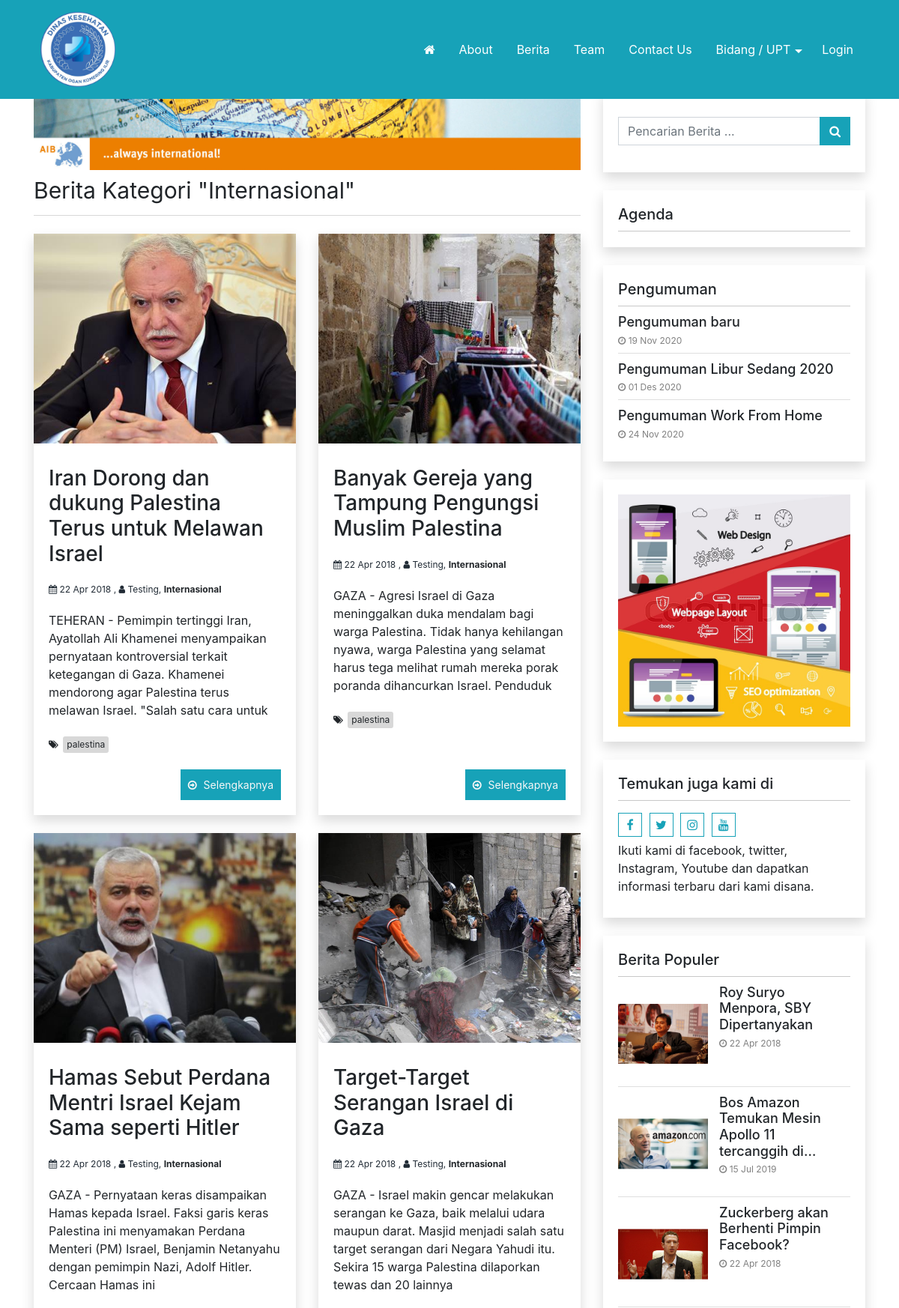
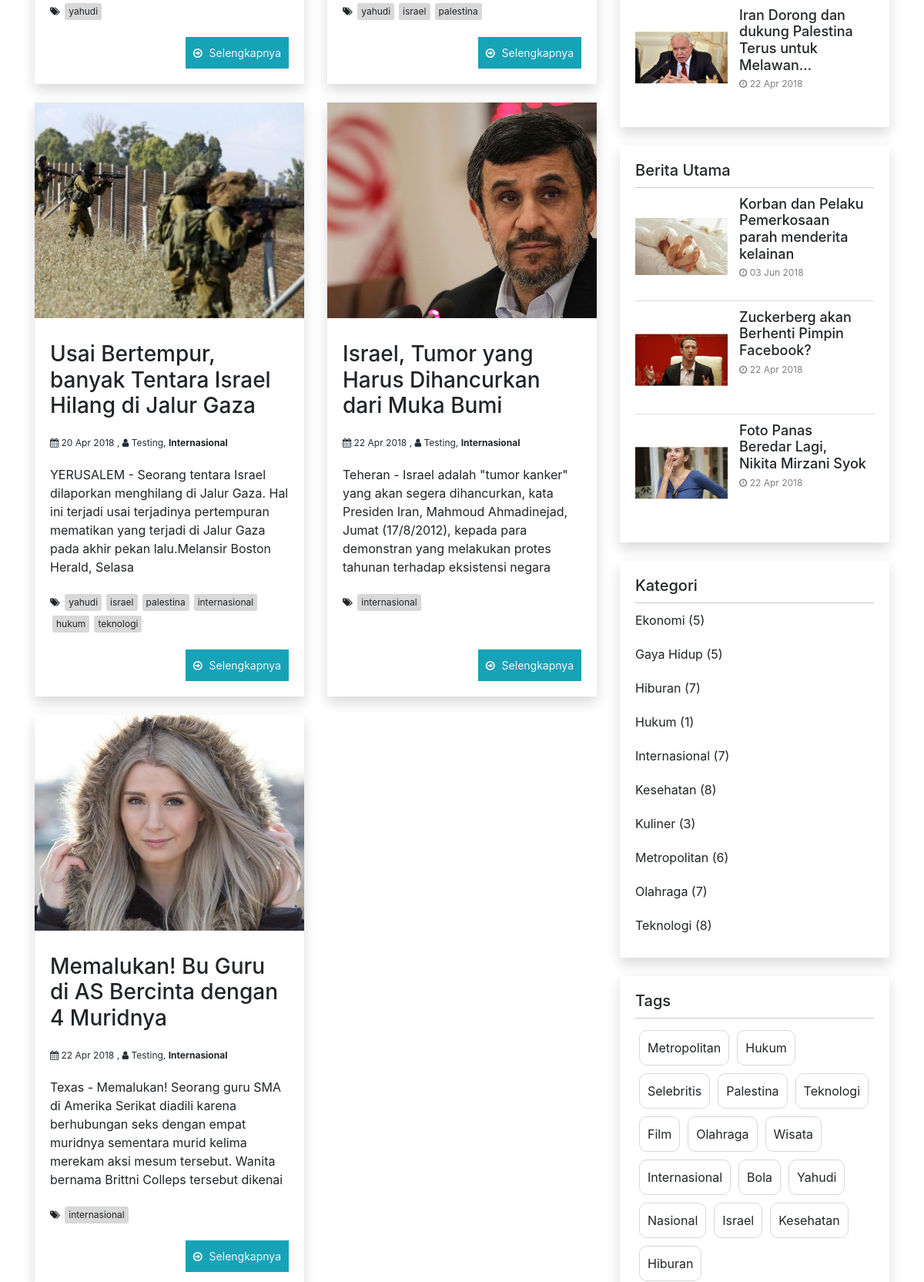
Screenshot of /kategori/detail/internasional (upper part) with the database file from the repository (2 pictures, top to bottom).
### tables this page shows
CREATE TABLE `logo` (
  `id_logo` int(5) NOT NULL,
  `gambar` varchar(100) NOT NULL
);

CREATE TABLE `kategori` (
  `id_kategori` int(5) NOT NULL,
  `nama_kategori` varchar(50) NOT NULL,
  `username` varchar(50) NOT NULL,
  `kategori_seo` varchar(100) NOT NULL,
  `aktif` enum('Y','N') NOT NULL DEFAULT 'Y',
  `sidebar` int(10) NOT NULL,
  `gambar_utama` text NOT NULL
);

CREATE TABLE `berita` (
  `id_berita` int(5) NOT NULL,
  `id_kategori` int(5) NOT NULL,
  `username` varchar(30) NOT NULL,
  `judul` varchar(100) NOT NULL,
  `sub_judul` varchar(255) NOT NULL,
  `youtube` varchar(100) NOT NULL,
  `judul_seo` text NOT NULL,
  `headline` enum('Y','N') NOT NULL DEFAULT 'Y',
  `aktif` enum('Y','N') NOT NULL DEFAULT 'N',
  `utama` enum('Y','N') NOT NULL DEFAULT 'Y',
  `isi_berita` longtext NOT NULL,
  `keterangan_gambar` text NOT NULL,
  `hari` varchar(20) NOT NULL,
  `tanggal` date NOT NULL,
  `jam` time NOT NULL,
  `gambar` varchar(100) NOT NULL,
  `dibaca` int(5) NOT NULL DEFAULT 1,
  `tag` varchar(100) NOT NULL,
  `status` enum('Y','N') NOT NULL DEFAULT 'Y'
);

CREATE TABLE `users` (
  `username` varchar(50) NOT NULL,
  `password` varchar(255) NOT NULL,
  `nama_lengkap` varchar(100) NOT NULL,
  `email` varchar(100) NOT NULL,
  `no_telp` varchar(20) NOT NULL,
  `foto` varchar(100) NOT NULL,
  `level` varchar(20) NOT NULL DEFAULT 'user',
  `blokir` enum('Y','N') NOT NULL DEFAULT 'N',
  `id_session` varchar(255) NOT NULL
);

CREATE TABLE `tbl_nicepage_pengumuman` (
  `username` varchar(50) DEFAULT NULL,
  `id_pengumuman` int(5) NOT NULL,
  `judul_seo` varchar(255) DEFAULT NULL,
  `judul` varchar(255) DEFAULT NULL,
  `gambar` varchar(255) DEFAULT NULL,
  `deskripsi` text DEFAULT NULL,
  `dibaca` int(10) DEFAULT NULL,
  `tanggal` date DEFAULT NULL
);

CREATE TABLE `pasangiklan` (
  `id_pasangiklan` int(5) NOT NULL,
  `judul` varchar(100) NOT NULL,
  `username` varchar(50) NOT NULL,
  `url` varchar(100) NOT NULL,
  `source` text NOT NULL,
  `gambar` varchar(100) NOT NULL,
  `tgl_posting` date NOT NULL
);

CREATE TABLE `identitas` (
  `id_identitas` int(5) NOT NULL,
  `nama_website` varchar(100) NOT NULL,
  `email` varchar(100) NOT NULL,
  `url` varchar(100) NOT NULL,
  `facebook` text NOT NULL,
  `rekening` varchar(100) NOT NULL,
  `no_telp` varchar(20) NOT NULL,
  `meta_deskripsi` varchar(250) NOT NULL,
  `meta_keyword` varchar(250) NOT NULL,
  `favicon` varchar(50) NOT NULL,
  `maps` text NOT NULL
);

CREATE TABLE `tag` (
  `id_tag` int(5) NOT NULL,
  `nama_tag` varchar(100) NOT NULL,
  `username` varchar(50) NOT NULL,
  `tag_seo` varchar(100) NOT NULL,
  `count` int(5) NOT NULL
);

### application/views/nicepage/detailkategori.php (the view, shortened to what the rows shown need)
<?php
$base_path = FCPATH;
?>
<div class="post-head mb-4">
	Berita Kategori "<?php echo "$rows[nama_kategori]"; ?>"
</div>
		<div class="row">
			<?php
			  foreach ($beritakategori->result_array() as $r) {
				  $isi_berita =(strip_tags($r['isi_berita']));
				  $isi = substr($isi_berita,0,220);
				  $isi = substr($isi_berita,0,strrpos($isi," "));
				  $judul = $r['judul'];
				  $img_src = base_url()."asset/foto_berita/no-image.jpg";
				  if ($r['gambar'] !== '' &&  file_exists( $base_path ."asset/foto_berita/".($r['gambar']) ) ){
						$img_src = base_url()."asset/foto_berita/". $r['gambar'];
				  }
				  ?>
				  <div class="col-md-6 mb-4">
					  <div class="blog card shadow h-100">
						<div class="image-container"
								style="
									background:url('<?php echo $img_src;?>');
									background-position:center;
									background-size:cover;
									background-repeat:no-repeat
								">
						</div>
						<div class="card-body">
							<a href="<?php echo base_url().$r['judul_seo'];?>">
								<h3 class="card-title"><?php echo $judul;?></h3>
							</a>
							<div class="post-meta">
								<i class="fa fa-calendar"></i> <?php echo tgl_indo($r['tanggal']); ?> ,
								<i class="fa fa-user"></i> <?php echo "$r[nama_lengkap]"; ?>,
								<a href="<?php echo base_url()."kategori/detail/$r[kategori_seo]"; ?>">
									<b><?php echo "$r[nama_kategori]"; ?></b>
								</a>
							</div>
							<div class="card-text">
								<?php echo $isi;  ?>
							</div>
							<?php
							if( !empty($r['tag'])) {
								$tags = explode(",",$r['tag']);
							?>
								<div class="tags">
								<i class="fa fa-tags"></i>
									<?php
										$hitung = count($tags);
										for ($x=0; $x<=$hitung-1; $x++) {
											if ($tags[$x] != ''){
												echo "<a href='".base_url()."tag/detail/$tags[$x]'>$tags[$x]</a>";
											}
										}
									?>
								</div>
							<?php } ?>
							<a href="<?php echo base_url().$r['judul_seo'];?>" class="read-more">
								Selengkapnya
							</a>
						</div>
					</div>
				</div>
				<?php
			  }
			?>
		</div>

### application/views/nicepage/partials/header.php (shortened to what the rows shown need)
<nav class="main-menu-container navbar navbar-dark fixed-top  py-2 py-lg-3">
	<div class="container ml-5 pl-4 ml-lg-auto pl-lg-auto">
		<?php
			$base_path = FCPATH;
			$id_website = $this->model_utama->view('identitas')->row_array();
			$logo_website = $this->model_utama->view('logo')->row_array();
		?>
		<a class="navbar-brand float-left" href="<?php echo base_url();?>">
			<?php
				if ( $logo_website['gambar'] !== '' &&  file_exists( $base_path ."asset/logo/".$logo_website['gambar'] ) ){
					$img_src = base_url() ."asset/logo/".$logo_website['gambar'] ;
					?>
						<div class="logo-header">
							<img  src="<?php echo $img_src ;?>" alt="<?php echo $id_website['nama_website']; ?>">
						</div>
					<?php
				} else {
					?>
					<?php echo $id_website['nama_website']; ?>
					<?php
				}
			?>
		</a>
	</div>
</nav>

### application/views/nicepage/front-main.php (shortened to what the rows shown need)
<div class="container mt-md-120 mt-120">
		<div class="row">
            <div class="col-lg-8">
                <?php
                if ($this->uri->segment(1)=='kategori'){
                    $bb = $this->db->query("SELECT * FROM kategori where kategori_seo='".cetak($this->uri->segment(3))."'")->row_array();
                    if ($bb['gambar_utama'] != ''){
                        if(preg_match("/swf\z/i", $string)) {
                            echo "<embed width='100%' src='".base_url()."asset/foto_berita/$bb[gambar_utama]' quality='high' type='application/x-shockwave-flash'>";
                        } else {
                            echo "<a href='#' target='_blank'><img style='margin-bottom:5px' width='100%' src='".base_url()."asset/foto_berita/$bb[gambar_utama]' alt='$bb[nama_kategori]' /></a>";
                        }
                    }
                }
                ?>
                <?php echo $contents; ?>
            </div>
            <div class="col-lg-4">
                <?php include "partials/sidebar.php"; ?>
            </div>
    </div>
</div>

### application/views/nicepage/partials/sidebar.php
<div class="sidebar">
<?php
$get_setting_sidebar    = $this->model_utama->view_where('tbl_nicepage',array('key' => 'setting_sidebar'))->row_array();
$sidebar = array();
if(isset($get_setting_sidebar['value'])) {
	if(!empty($get_setting_sidebar['value'])){
		$setting_sidebar = json_decode($get_setting_sidebar['value'],true);
		if(!empty($setting_sidebar)) {
			$number = 0;
			foreach($setting_sidebar as $i => $widget_id){
				$id = key($widget_id);
				$sidebar[$number]['widget_id'] = $id;
				$sidebar[$number]['widget_setting'] = $widget_id[$id];
				$number++;
			}
		}
	}
}
foreach($sidebar as $i => $item) {
	$file_sidebar = VIEWPATH . template().'/widgets/' . $item['widget_id'] . '.php';
	if( file_exists($file_sidebar)) {
		$widget_setting = $item['widget_setting'];
		include $file_sidebar;
	}
}
?>
</div>

### application/views/nicepage/widgets/widget_pengumuman.php (shortened to what the rows shown need)
<div class="widget card mb-4 widget-pengumuman ">
		<?php
			$jumlah_pengumuman = 0;
			if( isset($widget_setting['judul']) ) {
				if( !empty(trim($widget_setting['judul']))) {
					?>
					<h5 class="card-header">
						<?php echo $widget_setting['judul'];?>
					</h5>
					<?php
				}
			}
			if( isset($widget_setting['jumlah']) ) {
				$jumlah_pengumuman = (int) $widget_setting['jumlah'];
			}
			$tampilkan_gambar =  1;
			if( isset($widget_setting['tampilkan_gambar']) ) {
				$tampilkan_gambar = (int) $widget_setting['tampilkan_gambar'];
			}
		?>
	<div class="card-body">
		<ul>
			<?php
				$pengumuman = $this->db->query("
					SELECT
						*
					FROM
						tbl_nicepage_pengumuman
					ORDER BY
						id_pengumuman DESC
					LIMIT 0,".$jumlah_pengumuman
				)->result_array();
				foreach ($pengumuman as $item) {
					?>
					<li class="list-post">
						<div class="post-content"
							<?php if($tampilkan_gambar == 0) { ?>
								style="min-height: auto;padding: 0;"
							<?php } ?>
							>
							<a href="<?php echo base_url('pengumuman/detail/'.$item['judul_seo']);?>" >
								<h5 class="post-header">
									<?php echo $item['judul'];?>
								</h5>
							</a>
								<div class="post-meta">
									<i class="fa fa-clock-o"></i> <?php echo tgl_indo($item['tanggal']);?>
								</div>
						</div>
					</li>
					<?php
				}
			?>
		</ul>
    </div>
</div>

### application/views/nicepage/widgets/widget_iklan_sidebar.php (shortened to what the rows shown need)
<div class="widget card mb-4 widget-iklan-sidebar">
			<?php
	$iklan_sidebar = 0;
	if( isset($widget_setting['iklan_sidebar']) ) {
		$iklan_sidebar = (int) $widget_setting['iklan_sidebar'];
	}
?>
<?php
  	$pasang_iklan_sidebar = $this->db->query("SELECT * FROM pasangiklan WHERE id_pasangiklan ='". $iklan_sidebar."'");
	foreach ($pasang_iklan_sidebar->result_array() as $iklan){
		if ($iklan['gambar'] != ''){
			?>
			<a href="<?php echo $iklan['url'];?>"
				target='_blank'>
				<img style='width:100%'
					src="<?php echo base_url()."asset/foto_pasangiklan/".$iklan['gambar'];?>"
					alt="<?php echo $iklan['judul'];?>" />
			</a>
			<?php
		}
	 }
?>
</div>

### application/views/nicepage/widgets/widget_social.php
<div class="widget card mb-4 widget-social">
	<?php
		if( isset($widget_setting['judul']) ) {
			if( !empty(trim($widget_setting['judul']))) {
				?>
				<h5 class="card-header">
					<?php echo $widget_setting['judul'];?>
				</h5>
				<?php
			}
		}
	?>
	<div class="social-bar">
		<?php
			$sosmed = $this->model_utama->view('identitas')->row_array();
			$pecahd = explode(",", $sosmed['facebook']);
		?>
		<a target="_BLANK" href="<?php echo $pecahd[0]; ?>" class="social-icon"><i class="fa fa-facebook" aria-hidden="true"></i></a>
		<a target="_BLANK" href="<?php echo $pecahd[1]; ?>" class="social-icon"><i class="fa fa-twitter" aria-hidden="true"></i></a>
		<a target="_BLANK" href="<?php echo $pecahd[2]; ?>" class="social-icon"><i class="fa fa-instagram" aria-hidden="true"></i></a>
		<a target="_BLANK" href="<?php echo $pecahd[3]; ?>" class="social-icon"><i class="fa fa-youtube" aria-hidden="true"></i></a>
		<?php
			if( isset($widget_setting['teks']) ) {
				if( !empty(trim($widget_setting['teks']))) {
					?>
					<div class="social-text"><?php echo $widget_setting['teks'];?></div>
					<?php
				}
			}
		?>
	</div>
</div>

### application/views/nicepage/widgets/widget_berita_populer.php (shortened to what the rows shown need)
<div class="widget card mb-4 posts-widget">
	<?php
		$jumlah_berita = 0;
		if( isset($widget_setting['judul']) ) {
			if( !empty(trim($widget_setting['judul']))) {
				?>
				<h5 class="card-header">
					<?php echo $widget_setting['judul'];?>
				</h5>
				<?php
			}
		}
		if( isset($widget_setting['jumlah']) ) {
			$jumlah_berita = (int) $widget_setting['jumlah'];
		}
	?>
	<div class="card-body">
		<ul>
			<?php
				$populer = $this->model_utama->view_join_two(
					'berita',
					'users',
					'kategori',
					'username',
					'id_kategori',
					array('berita.status' => 'Y'),
					'dibaca','DESC',0, $jumlah_berita
				);
				foreach ($populer->result_array() as $berita) {
				$img_src= base_url().'asset/foto_berita/small_no-image.jpg';
				if ($berita['gambar'] !==''){
					$img_src =base_url().'asset/foto_berita/'.$berita['gambar'];
				}
				$img_size = getimagesize($img_src);
				$class_image= ($img_size[0] > $img_size[1]) ? 'landscape':'portrait';
				?>
					<li class="list-post">
						<a href="<?php echo base_url().$berita['judul_seo'];?>">
							<div class="post-img-container">
								<div class="thumbnail">
									<div class="center">
										<img class="<?php echo $class_image;?>" src="<?php echo $img_src;?>" title="image" />
									</div>
								</div>
							</div>
						</a>
						<div class="post-content">
							<a href="<?php echo base_url().$berita['judul_seo'];?>" >
								<h5 class="post-header">
									<?php echo word_limiter( strip_tags($berita['judul']),8);?>
								</h5>
							</a>
							<div class="post-meta">
								<i class="fa fa-clock-o"></i> <?php echo tgl_indo($berita['tanggal']);?>
							</div>
						</div>
					</li>
					<?php
				}
			?>
		</ul>
	</div>
</div>

### application/views/nicepage/widgets/widget_berita_pilihan.php (shortened to what the rows shown need)
<div class="widget card mb-4 posts-widget">
		<?php
			$jumlah_berita = 0;
			if( isset($widget_setting['judul']) ) {
				if( !empty(trim($widget_setting['judul']))) {
					?>
					<h5 class="card-header">
						<?php echo $widget_setting['judul'];?>
					</h5>
					<?php
				}
			}
			$filter_berita = array();
			if( isset($widget_setting['group']) ) {
				$group_berita =  $widget_setting['group'];
				if(!empty(trim($group_berita))) {
					switch ($group_berita) {
						case 'utama':
							$filter_berita = array('berita.utama' => 'Y');
							break;
					}
				}
			}
			if( isset($widget_setting['jumlah']) ) {
				$jumlah_berita = (int) $widget_setting['jumlah'];
			}
		?>
	<div class="card-body">
		<ul>
				<?php
					$filter_berita = array_merge($filter_berita,array(
						'berita.status' => 'Y'
					));
					$berita_pilihan = $this->model_utama->view_join_two(
							'berita',
							'users',
							'kategori',
							'username',
							'id_kategori',
							$filter_berita,
							'tanggal','DESC',0,$jumlah_berita);
					foreach ($berita_pilihan->result_array() as $i => $berita) {
					$img_src= base_url().'asset/foto_berita/small_no-image.jpg';
					if ($berita['gambar'] !==''){
						$img_src =base_url().'asset/foto_berita/'.$berita['gambar'];
					}
					$img_size = getimagesize($img_src);
					$class_image= ($img_size[0] > $img_size[1]) ? 'landscape':'portrait';
					?>
					<li class="list-post">
							<a href="<?php echo base_url().$berita['judul_seo'];?>">
								<div class="post-img-container">
									<div class="thumbnail">
										<div class="center">
											<img class="<?php echo $class_image;?>" src="<?php echo $img_src;?>" title="image" />
										</div>
									</div>
								</div>
							</a>
							<div class="post-content">
								<a href="<?php echo base_url().$berita['judul_seo'];?>" >
									<h5 class="post-header">
										<?php echo word_limiter( strip_tags($berita['judul']),8);?>
									</h5>
								</a>
								<div class="post-meta">
									<i class="fa fa-clock-o"></i> <?php echo tgl_indo($berita['tanggal']);?>
								</div>
							</div>
					</li>
					<?php
					}
				?>
		</ul>
	</div>
</div>

### application/views/nicepage/widgets/widget_berita_tag.php
<div class="widget widget-tagcloud card mb-4">
		<?php
			if( isset($widget_setting['judul']) ) {
				if( !empty(trim($widget_setting['judul']))) {
					?>
					<h5 class="card-header">
						<?php echo $widget_setting['judul'];?>
					</h5>
					<?php
				}
			}
		?>
  <div class="tagcloud">
  	<?php
		$tag = $this->model_utama->view_ordering_limit('tag','id_tag','RANDOM',0,50);
  		foreach ($tag->result_array() as $row) {
			?>
			<a href="<?php echo base_url()."tag/detail/".$row['tag_seo'];?>">
				<?php echo $row['nama_tag'];?>
			</a>
			<?php
		}
	?></div>
</div>

### rows the page displays
logo: gambar (picture)
kategori: gambar_utama (picture), nama_kategori "Internasional"
berita: gambar (picture), judul "Iran Dorong dan dukung Palestina Terus untuk Melawan Israel", tanggal "22 Apr 2018", users.nama_lengkap "Testing", id_kategori.nama_kategori "Internasional", isi_berita "TEHERAN - Pemimpin tertinggi Iran, Ayatollah Ali Khamenei menyampaikan pernyataan kontroversial terkait ketegangan di Gaza. Khamenei mendorong agar Palestina terus melawan Israel. \"Salah satu cara untuk", tag "palestina", judul "Iran Dorong dan dukung Palestina Terus untuk Melawan…"
berita: gambar (picture), judul "Banyak Gereja yang Tampung Pengungsi Muslim Palestina", tanggal "22 Apr 2018", users.nama_lengkap "Testing", id_kategori.nama_kategori "Internasional", isi_berita "GAZA - Agresi Israel di Gaza meninggalkan duka mendalam bagi warga Palestina. Tidak hanya kehilangan nyawa, warga Palestina yang selamat harus tega melihat rumah mereka porak poranda dihancurkan Israel. Penduduk", tag "palestina"
berita: gambar (picture), judul "Hamas Sebut Perdana Mentri Israel Kejam Sama seperti Hitler", tanggal "22 Apr 2018", users.nama_lengkap "Testing", id_kategori.nama_kategori "Internasional", isi_berita "GAZA - Pernyataan keras disampaikan Hamas kepada Israel. Faksi garis keras Palestina ini menyamakan Perdana Menteri (PM) Israel, Benjamin Netanyahu dengan pemimpin Nazi, Adolf Hitler. Cercaan Hamas ini", tag "yahudi"
berita: gambar (picture), judul "Target-Target Serangan Israel di Gaza", tanggal "22 Apr 2018", users.nama_lengkap "Testing", id_kategori.nama_kategori "Internasional", isi_berita "GAZA - Israel makin gencar melakukan serangan ke Gaza, baik melalui udara maupun darat. Masjid menjadi salah satu target serangan dari Negara Yahudi itu. Sekira 15 warga Palestina dilaporkan tewas dan 20 lainnya", tag "yahudi", tag "israel", tag "palestina"
berita: gambar (picture), judul "Usai Bertempur, banyak Tentara Israel Hilang di Jalur Gaza", tanggal "20 Apr 2018", users.nama_lengkap "Testing", id_kategori.nama_kategori "Internasional", isi_berita "YERUSALEM - Seorang tentara Israel dilaporkan menghilang di Jalur Gaza. Hal ini terjadi usai terjadinya pertempuran mematikan yang terjadi di Jalur Gaza pada akhir pekan lalu.Melansir Boston Herald, Selasa", tag "yahudi", tag "israel", tag "palestina", tag "internasional", tag "hukum", tag "teknologi"
berita: gambar (picture), judul "Israel, Tumor yang Harus Dihancurkan dari Muka Bumi", tanggal "22 Apr 2018", users.nama_lengkap "Testing", id_kategori.nama_kategori "Internasional", isi_berita "Teheran - Israel adalah \"tumor kanker\" yang akan segera dihancurkan, kata Presiden Iran, Mahmoud Ahmadinejad, Jumat (17/8/2012), kepada para demonstran yang melakukan protes tahunan terhadap eksistensi negara", tag "internasional"
berita: gambar (picture), judul "Memalukan! Bu Guru di AS Bercinta dengan 4 Muridnya", tanggal "22 Apr 2018", users.nama_lengkap "Testing", id_kategori.nama_kategori "Internasional", isi_berita "Texas - Memalukan! Seorang guru SMA di Amerika Serikat diadili karena berhubungan seks dengan empat muridnya sementara murid kelima merekam aksi mesum tersebut. Wanita bernama Brittni Colleps tersebut dikenai", tag "internasional"
tbl_nicepage_pengumuman: judul "Pengumuman baru", tanggal "19 Nov 2020"
tbl_nicepage_pengumuman: judul "Pengumuman Libur Sedang 2020", tanggal "01 Des 2020"
tbl_nicepage_pengumuman: judul "Pengumuman Work From Home", tanggal "24 Nov 2020"
pasangiklan: gambar (picture)
identitas: judul "Temukan juga kami di", teks "Ikuti kami di facebook, twitter, Instagram, Youtube dan dapatkan informasi terbaru dari kami disana."
berita: gambar (picture), judul "Roy Suryo Menpora, SBY Dipertanyakan", tanggal "22 Apr 2018"
berita: gambar (picture), judul "Bos Amazon Temukan Mesin Apollo 11 tercanggih di…", tanggal "15 Jul 2019"
berita: gambar (picture), judul "Zuckerberg akan Berhenti Pimpin Facebook?", tanggal "22 Apr 2018"
berita: gambar (picture), judul "Korban dan Pelaku Pemerkosaan parah menderita kelainan", tanggal "03 Jun 2018"
berita: gambar (picture), judul "Foto Panas Beredar Lagi, Nikita Mirzani Syok", tanggal "22 Apr 2018"
tag: nama_tag "Metropolitan"
tag: nama_tag "Hukum"
tag: nama_tag "Selebritis"
tag: nama_tag "Palestina"
tag: nama_tag "Teknologi"
tag: nama_tag "Film"
tag: nama_tag "Olahraga"
tag: nama_tag "Wisata"
tag: nama_tag "Internasional"
tag: nama_tag "Bola"
tag: nama_tag "Yahudi"
tag: nama_tag "Nasional"
tag: nama_tag "Israel"
tag: nama_tag "Kesehatan"
tag: nama_tag "Hiburan"

### other values shown
$widget_setting['judul'] "Agenda"
$widget_setting['judul'] "Pengumuman"
$widget_setting['judul'] "Berita Populer"
$widget_setting['judul'] "Berita Utama"
$widget_setting['judul'] "Kategori"
$item_kategori['nama_kategori'] "Ekonomi"
$item_kategori['jml_berita'] "5"
$item_kategori['nama_kategori'] "Gaya Hidup"
$item_kategori['nama_kategori'] "Hiburan"
$item_kategori['jml_berita'] "7"
$item_kategori['nama_kategori'] "Hukum"
$item_kategori['jml_berita'] "1"
$item_kategori['nama_kategori'] "Internasional"
$item_kategori['nama_kategori'] "Kesehatan"
$item_kategori['jml_berita'] "8"
